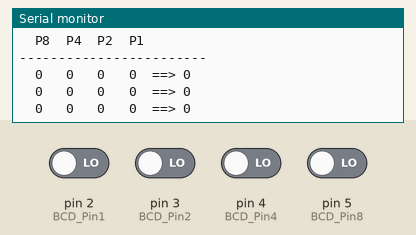
Simulated run of this sketch. Board: Arduino Uno, built with avr-gcc and run on an emulated ATmega328P. Parts: the last lines printed to the serial monitor. The test bench sets the inputs (shaded band); at power-on: pin 2 (BCD_Pin1), pin 3 (BCD_Pin2), pin 4 (BCD_Pin4), pin 5 (BCD_Pin8) LOW.

Above: at 2.8 s.
2.9 s: pin 2 (BCD_Pin1) driven HIGH
At 3.8 s:
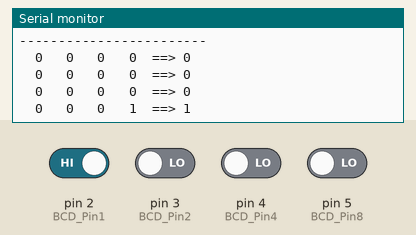
4.4 s: pin 3 (BCD_Pin2) driven HIGH
At 5.7 s:
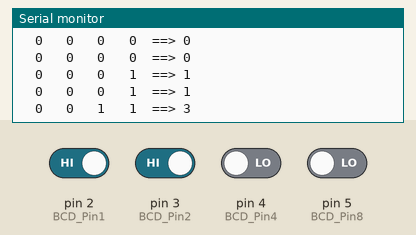
5.9 s: pin 4 (BCD_Pin4) driven HIGH
At 6.7 s:
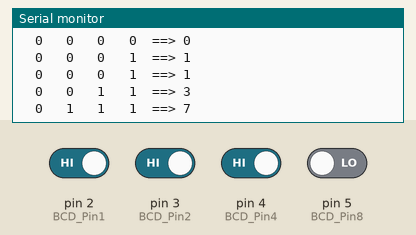
7.4 s: pin 5 (BCD_Pin8) driven HIGH
At 8.7 s:
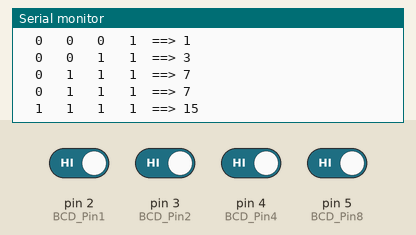
8.9 s: pin 2 (BCD_Pin1) driven LOW
At 10.3 s:
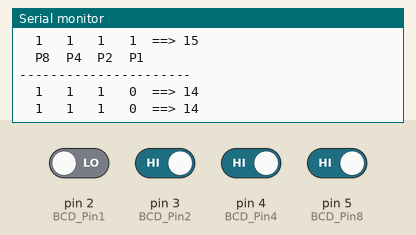
10.4 s: pin 3 (BCD_Pin2) driven LOW
At 11.8 s:
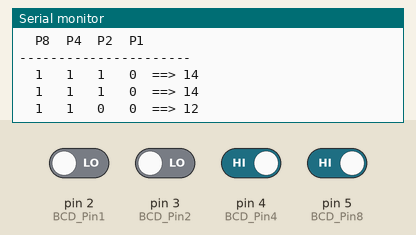
Timing chart, 0 to 12.9 s (numbered marks = the images above; inputs shaded):
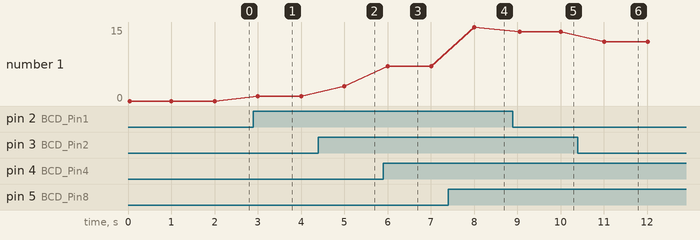

The sketch:

ngt_bcd_switch.ino
```cpp
// Faya-Nugget Sample Code
// Date: 2015/1/26
// Module Name: BCD Switch
// Module Number: #ngt-di-bcd-1A
// Description: She the status of BCD switch in serial monitor

// Wiring: Module Pin ==> Arduino Pin
//                  1 ==> D2
//                  2 ==> D3
//                  4 ==> D4
//                  8 ==> D5

// define pins
#define BCD_Pin1 2
#define BCD_Pin2 3
#define BCD_Pin4 4
#define BCD_Pin8 5

void setup()
{
  Serial.begin(9600);          //setup uart baud rate
  // initialize the digital pin as an input.
  pinMode(BCD_Pin1, INPUT);
  pinMode(BCD_Pin2, INPUT);
  pinMode(BCD_Pin4, INPUT);
  pinMode(BCD_Pin8, INPUT);

  Serial.println("  P8  P4  P2  P1");
  Serial.println("------------------------");
}

int count=1;
int number=0;

void loop()
{
  int BDC_value;

  if(digitalRead(BCD_Pin8)==HIGH)  //BCD== 8 ,9
    {Serial.print("  1");
    number = number + 8;}
  else
    Serial.print("  0");

  if(digitalRead(BCD_Pin4)==HIGH)  //BCD== 4, 5, 6 ,7
    {Serial.print("   1");
     number = number + 4;}
  else
    Serial.print("   0");

  if(digitalRead(BCD_Pin2)==HIGH)  //BCD== 2, 3, 6 ,7
    {Serial.print("   1");
    number = number + 2;}
  else
    Serial.print("   0");

  if(digitalRead(BCD_Pin1)==HIGH)  //BCD== 1, 3, 5 ,7 ,9
    {Serial.print("   1");
    number = number + 1;}
  else
    Serial.print("   0");

   Serial.print("  ==> ");
   Serial.print(number);
   number = 0;

 Serial.println();
 delay(1000);
 count++;

 if(count==10)
 {
   Serial.println();
   Serial.println("  P8  P4  P2  P1");
   Serial.println("----------------------");
   count=1;
 }

}
```

Measured:
- after the input at 2.9 s, the serial monitor: prints a new line after 0.10 s (image 1)
- after the input at 4.4 s, the serial monitor: prints a new line after 0.60 s (image 2)
- after the input at 5.9 s, the serial monitor: prints a new line after 0.10 s (image 3)
- after the input at 7.4 s, the serial monitor: prints a new line after 0.61 s (image 4)
- after the input at 8.9 s, the serial monitor: prints a new line after 0.15 s (image 5)
- after the input at 10.4 s, the serial monitor: prints a new line after 0.61 s (image 6)
- plotted number 1: 1 → 3 after the input at 4.4 s, 3 → 7 after the input at 5.9 s, 7 → 15 after the input at 7.4 s, 15 → 14 after the input at 8.9 s, 14 → 12 after the input at 10.4 s
